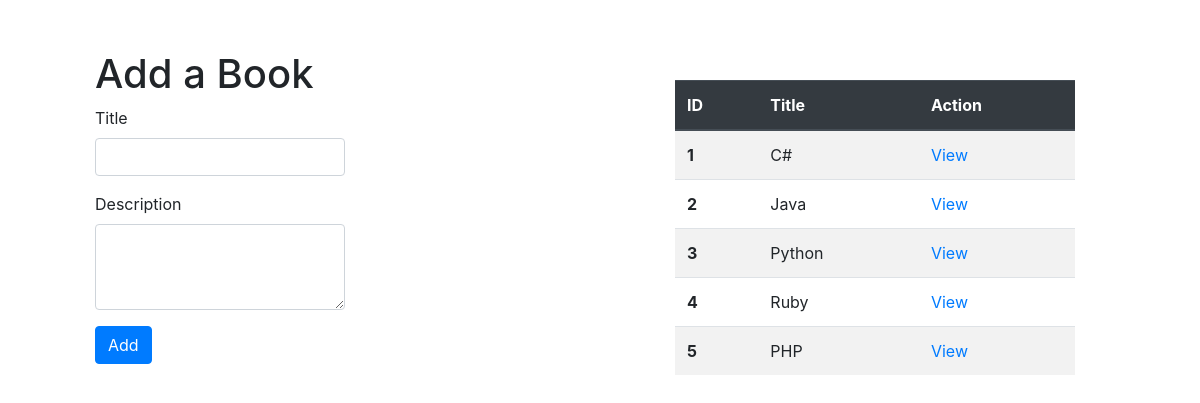
Before: / with the older database file.
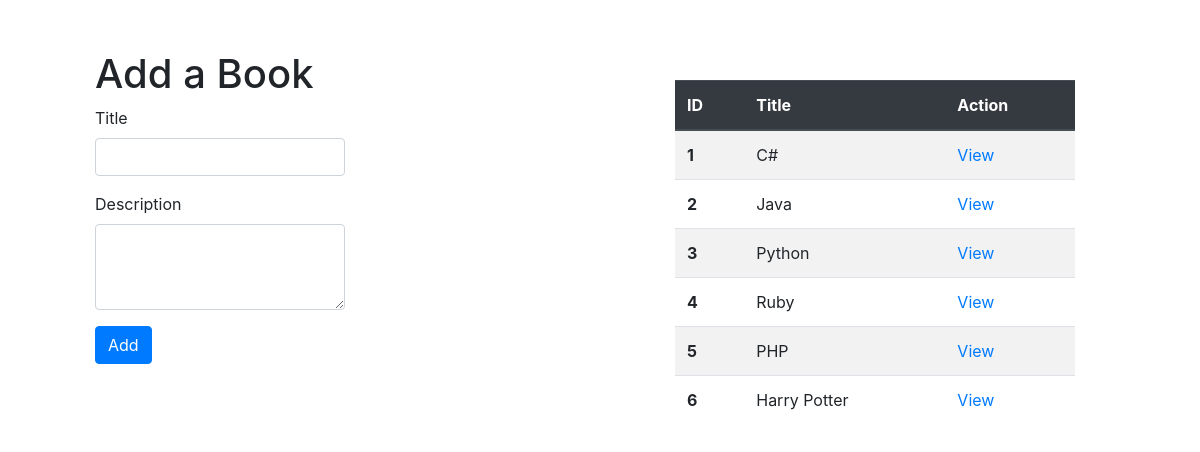
After: the same page with the newer database file.
### book_store_app/models.py (models this page shows)
class Books(models.Model):
    title = models.CharField(max_length=255)
    desc = models.TextField()
    created_at = models.DateTimeField(auto_now_add=True)
    updated_at = models.DateTimeField(auto_now=True)

### book_store_app/views.py (the view)
# urls.py: path('', views.index),
def index(request):
    context = {
        "book": Books.objects.all(),
    }
    return render(request, 'index.html', context)

### book_store_app/templates/index.html (shortened to what this page needs)
<!DOCTYPE html>
<html lang="en">
<head>
    {% load static %}
    <link rel="stylesheet" href="{% static 'css/style.css' %}">
    <link rel="stylesheet" href="https://stackpath.bootstrapcdn.com/bootstrap/4.4.1/css/bootstrap.min.css">
</head>
<body>
    <div class="container">
        <div class="add_book">
            <h1>Add a Book</h1>
            <form action="/addbook" method="POST">
              <div class="form-group">
                    <label for="title">Title</label>
                    <input type="text" class="form-control" name="title">
              </div>
              <div class="form-group">
                  <label for="description">Description</label>
                  <textarea class="form-control" name="desc" rows="3"></textarea>
                </div>
              <button type="submit" class="btn btn-primary">Add</button>
            </form>
        </div>
        <div class="show_table">
            <table class="table table-striped">
              <thead class="thead-dark">
                <tr>
                  <th scope="col">ID</th>
                  <th scope="col">Title</th>
                  <th scope="col">Action</th>
                </tr>
              </thead>
              <tbody>
                {% for val in book %}
                  <tr>
                    <th scope="row">{{val.id}}</th>
                    <td>{{val.title}}</td>
                    <td><a href="./books/{{val.id}}">View</a></td>
                  </tr>
                {% endfor %}
              </tbody>
            </table>
        </div>
    </div>
</body>
</html>

### book_store_app/static/css/style.css (style rules this page uses)
.add_book { display: inline-block; width: 250px; margin: 50px; }
.show_table { display: inline-block; width: 400px; vertical-align: top; margin: 80px; float: right; }

Changed rows visible on the page:
added Books: id "6", title "Harry Potter"
